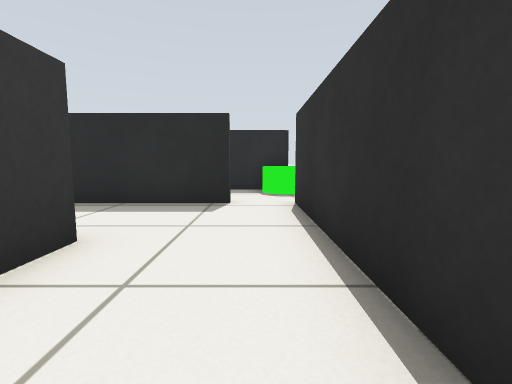
View 1 (above)

16 first-person views from a walk through a robot-simulator world made for Gazebo. The camera is 0.46 m above the floor, tilts 6° down and sees 85° across. The floor is counted in squares, 0.5 m on a side. Each view is taken from the middle of a square. On the plan, view 1 faces up. The plan holds only what a view shows up to about 11 squares ahead; the rest is blank.

View 2
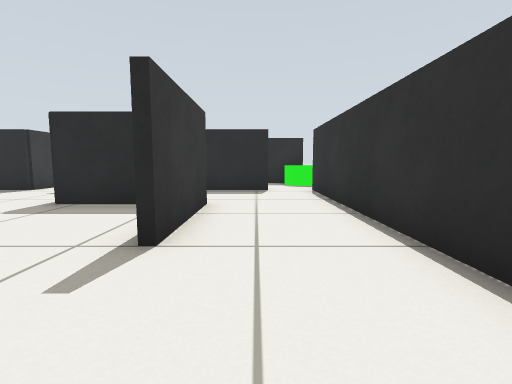

View 3
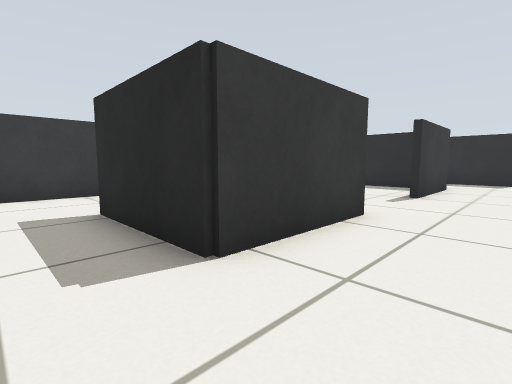

View 4
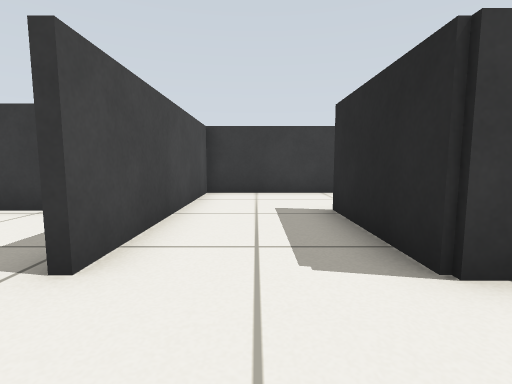

View 5
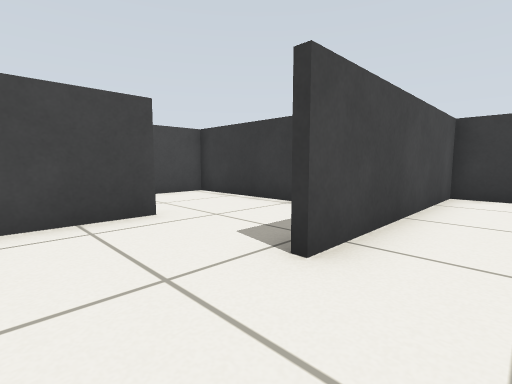

View 6
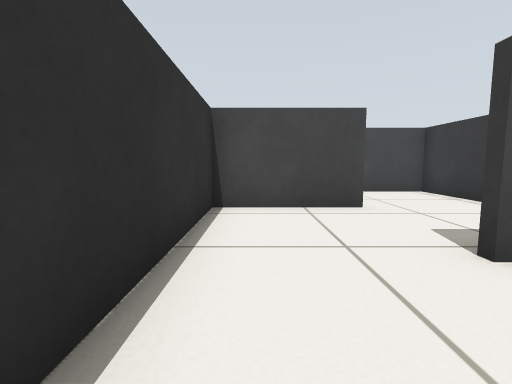

View 7
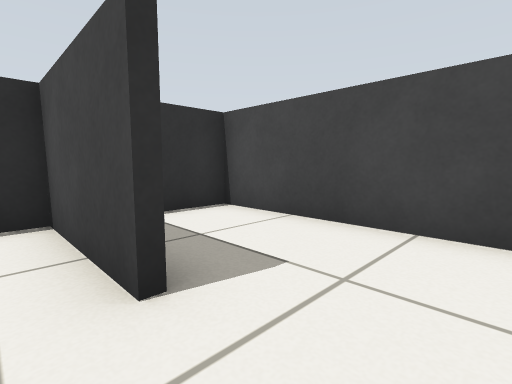

View 8
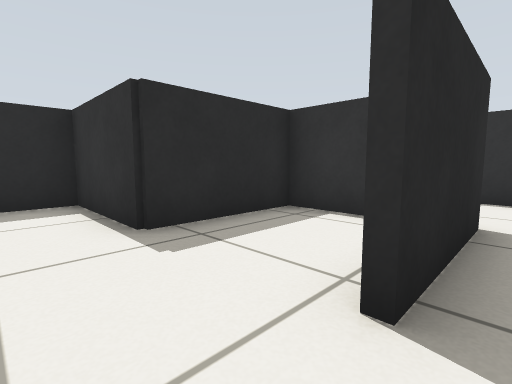

View 9
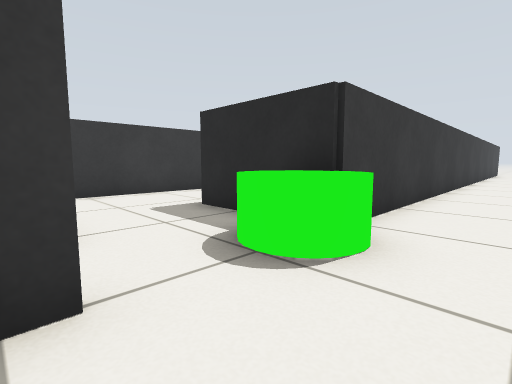

View 10
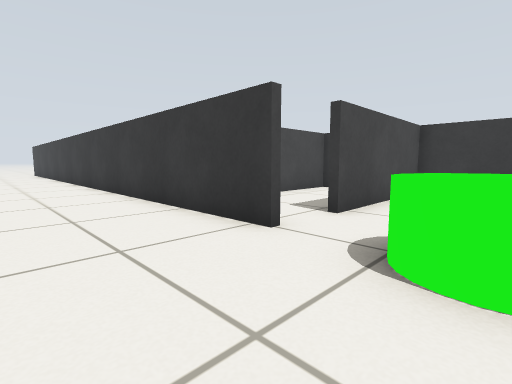

View 11
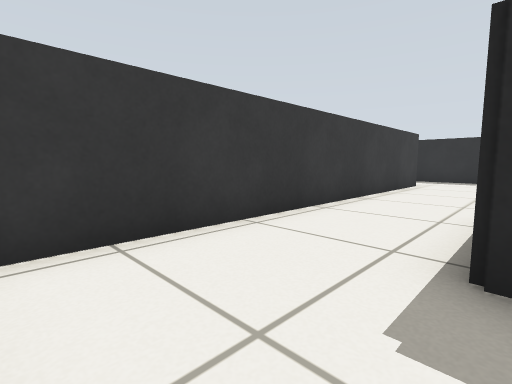

View 12
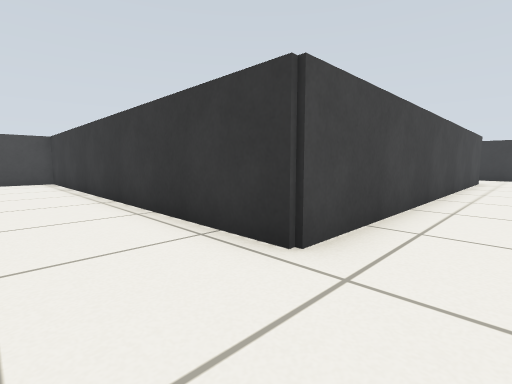

View 13
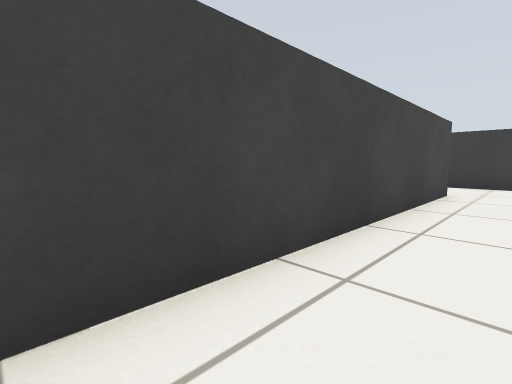

View 14
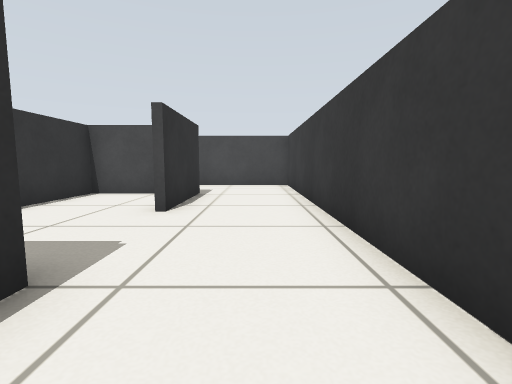

View 15
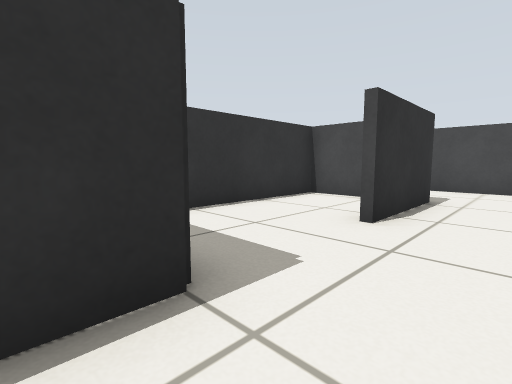

View 16
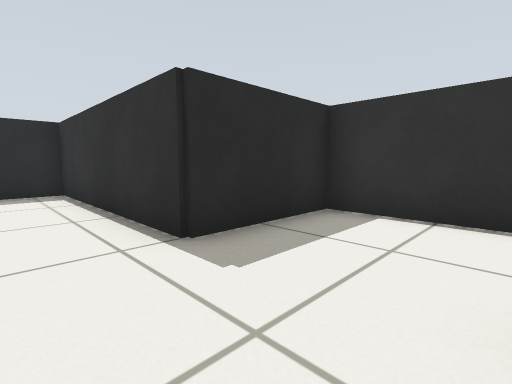

### Floor plan
Key: @ floor where view 1 was taken; # wall or solid block; . floor; C green cylinder.
Columns run from 21 left of view 1 to 4 right of it. Each row starts with its distance up from view 1.
 22                  ###
 21   .................#
 20 #..................#  #.
 19 #..##############..#  #.
 18                 #..#  #.
 17                 #..#  #.
 16                 #..####..
 15                 #.....#..
 14                 #.....#..
 13                 #.....#..
 12                 #..#..#..
 11                 #..#..#..
 10                 #..####..
  9                 #..# CCC..
  8                 #.....C...
  7             #   #.........
  6            ##.  #####.#...
  5              ..   ....#...
  4              ... .....#...
  3               ..####..#...
  2                ....#..#...
  1                 ...#..#...
  0               ###..#.@#...
 -1               ..# ....#...
 -2               ..# ....#..
 -3               ..####..#..
 -4               .....#..#..
 -5               .....#..#..
 -6             # ..####..#
 -7             # ..   ...#
 -8             # ........#
 -9             # ........#
-10             #######...#
-11                 #.....#
-12                 #.....#
-13                 #..####
-14                 #.....#
-15                 #.....#
-16                 #######

Positions as (right, up) in squares from view 1, and headings:
1: (0, 0), facing up
2: (-1, -3), facing up
3: (0, -8), facing up-left
4: (0, -8), facing left
5: (0, -8), facing down-left
6: (0, -7), facing down
7: (-4, -12), facing down-right
8: (-7, -7), facing up-right
9: (3, 6), facing up-left
10: (4, 9), facing down-left
11: (-2, 7), facing up-left
12: (-3, 21), facing down-left
13: (-9, 21), facing down-left
14: (-4, 18), facing down
15: (-4, 17), facing down-right
16: (-4, 13), facing up-right
